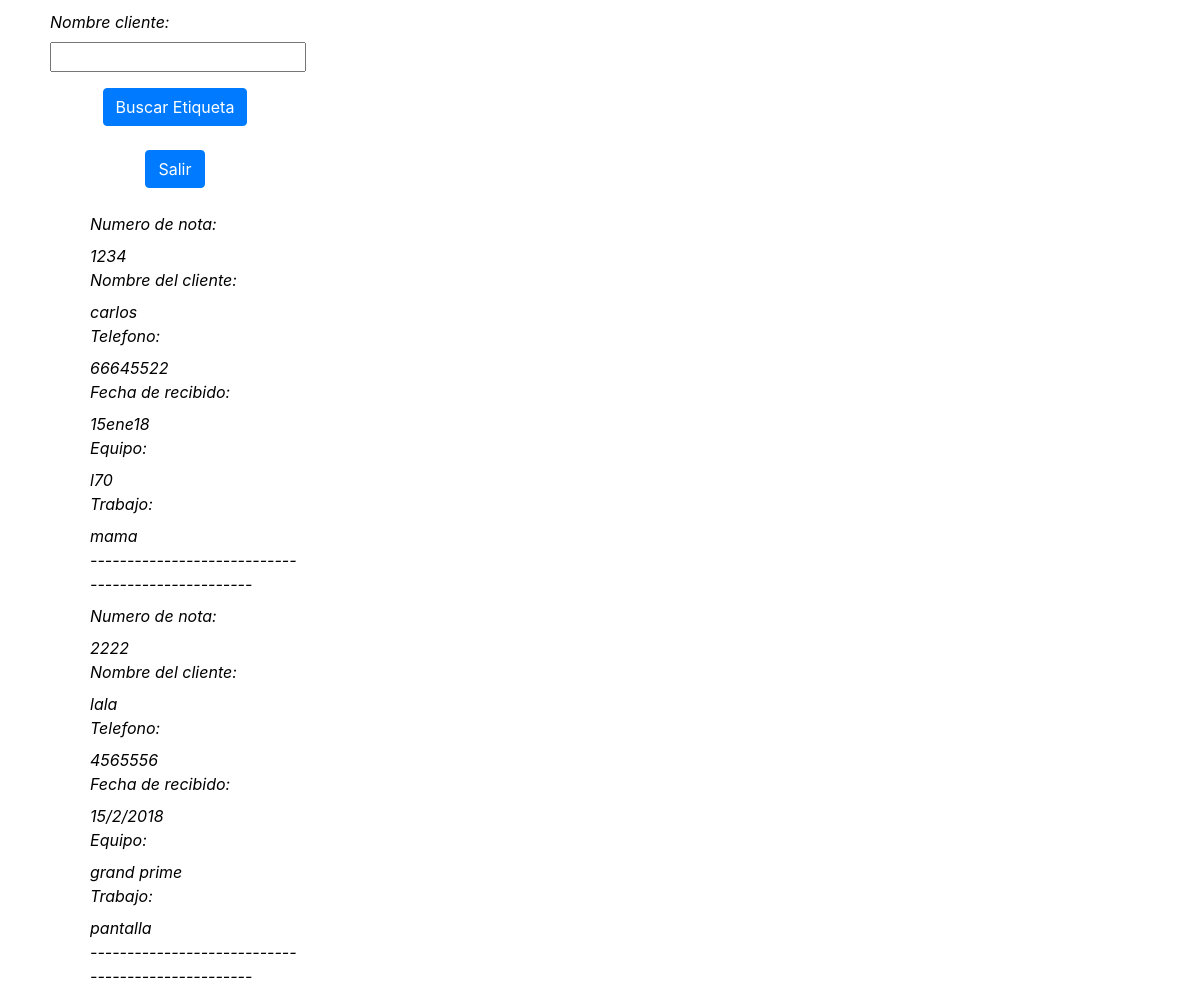
The app's page /search/ with its own data.
### home/models.py (models this page shows, shortened)
class etiquetas(models.Model):
	Numero_nota = models.CharField(max_length=256)
	Nombre_cliente = models.CharField(max_length=256)
	Telefono = models.CharField(max_length=256)
	Fecha_recibido = models.CharField(max_length=256)
	Equipo = models.CharField(max_length=256)
	Trabajo = models.CharField(max_length=256)
	Quien_Trabajara_El_Equipo  = models.CharField(max_length=256)
	Prende = models.CharField(max_length=256)
	Tiene_chip_o_Sd = models.CharField(max_length=256)
	Entrego_Apagado = models.CharField(max_length=256)
	Crack = models.CharField(max_length=256)
	Precio_Reparacion = models.CharField(max_length=256)
	Descripcion_Del_Equipo= models.CharField(max_length=256)

### home/views.py (the view)
# urls.py: path('search/', views.search, name='search'),
def search(request):
    user_list = etiquetas.objects.all()
    user_filter = UserFilter(request.GET, queryset=user_list)
    return render(request, 'home/search.html', {'filter': user_filter})

### templates/home/search.html (shortened to what this page needs)
{% extends 'base.html' %}
{% block content %}
 <div id="capa1">
  <form method="get">
    {{ filter.form.as_p }}
    <center><button type="submit" class="btn btn-primary">Buscar Etiqueta</button></center>
  </form>
  <br>
   <center><a href="{% url 'inicio' %}"><input type="submit" value="Salir" class="btn btn-primary"></a></center>
  <br>
 	 <ul>
  {% for etiquetas in filter.qs %}
				<label>Numero de nota:  </label><br>{{ etiquetas.Numero_nota }}
				<br>
				<label>Nombre del cliente:</label><br>{{ etiquetas.Nombre_cliente }}
				<br>
				<label>Telefono:</label><br>{{ etiquetas.Telefono }}
				<br>
				<label>Fecha de recibido:</label><br>{{ etiquetas.Fecha_recibido }}
				<br>
				<label>Equipo:</label><br>{{ etiquetas.Equipo }}
				<br>
				<label>Trabajo:</label><br>{{ etiquetas.Trabajo }}
				<br>
				<label>--------------------------------------------------</label>
				<br>
		{% endfor %}
 </div>
{% endblock %}

### templates/home/search.html (style rules this page uses)
#capa1 { margin-top:10px;margin-left:50px;width:250px;height:100px;float:left; background-color:white;color:black;font-style:italic;clear:both }

### records on screen
etiquetas: Numero_nota "1234", Nombre_cliente "carlos", Telefono "66645522", Fecha_recibido "15ene18", Equipo "l70", Trabajo "mama"
etiquetas: Numero_nota "2222", Nombre_cliente "lala", Telefono "4565556", Fecha_recibido "15/2/2018", Equipo "grand prime", Trabajo "pantalla"
